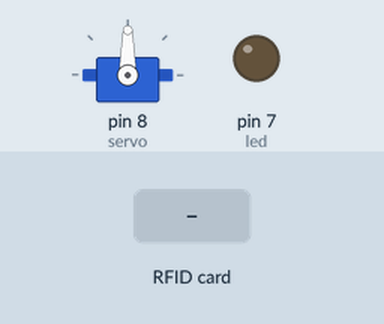
This sketch was run on a simulated Arduino Uno, built with avr-gcc and run on an emulated ATmega328P. On the bench: servo, output pins drawn as LEDs (lit = HIGH). The test bench sets the inputs (shaded band). Pins used as bus, display or sensor lines are not drawn; what the sketch prints to the serial monitor is not drawn.

Above: at 1.7 s.
1.8 s: RFID card D3 F7 B4 0F held to the reader
At 2.7 s:
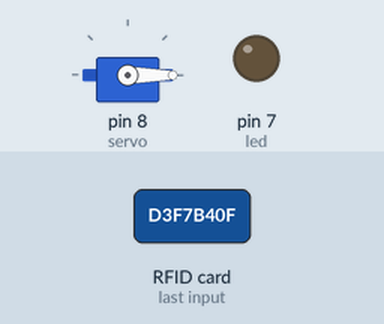
Timing chart, 0 to 8.3 s (numbered marks = the images above; inputs shaded):
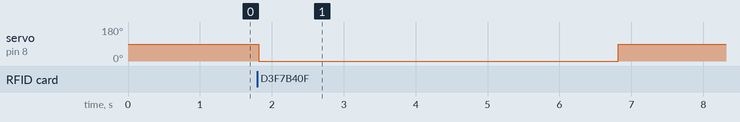

The sketch:

GUI_XE_RFID.ino
```cpp
#include <Servo.h>
#include <MFRC522.h>
#include <SPI.h>
#define SS_PIN 10
#define RST_PIN 9
MFRC522 mfrc522(SS_PIN, RST_PIN); // Tạo thể hiện của MFRC522
Servo servo; // Tạo thể hiện của servo
char* allowedCard1 = "D3F7B40F"; // Thay thế bằng UID của thẻ được phép
#define led 7
void setup() {
  Serial.begin(9600); // Khởi tạo giao tiếp serial
  SPI.begin(); // Khởi tạo bus SPI
  mfrc522.PCD_Init(); // Khởi tạo MFRC522
  servo.attach(8); // Kết nối servo với chân 8
  servo.write(90); // Đặt vị trí ban đầu của servo ở 90 độ
  pinMode(led, OUTPUT);
  digitalWrite(led, LOW);
  delay(500); // Chờ servo di chuyển
}
void loop() {
  if (mfrc522.PICC_IsNewCardPresent() && mfrc522.PICC_ReadCardSerial()) {
    // Nếu có thẻ mới và đọc thành công
    Serial.println("RFID được phát hiện!");
    String uid = "";
    for (byte i = 0; i < mfrc522.uid.size; i++) {
      if (mfrc522.uid.uidByte[i] < 0x10) {
        uid += "0"; // Thêm số 0 đầu nếu byte nhỏ hơn 0x10
      }
      uid += String(mfrc522.uid.uidByte[i], HEX);
    }
    uid.toUpperCase(); // Chuyển sang chữ in hoa
    Serial.print("UID: ");
    Serial.println(uid);

    if (uid.equals(allowedCard1)) {
      // Nếu UID trùng với bất kỳ thẻ nào được phép
      Serial.println("Truy cập được phép!");
      servo.write(0); // Di chuyển servo về 0 độ
      delay(5000); // Chờ 5 giây
      servo.write(90); // Di chuyển servo về 90 độ
      delay(500); // Chờ servo di chuyển
    } else {
      // Nếu UID không trùng với bất kỳ thẻ nào được phép
      digitalWrite(led, HIGH);
      Serial.println("Truy cập bị từ chối!");
      delay(2000);
      digitalWrite(led, LOW);
    }

    mfrc522.PICC_HaltA(); // Dừng PICC
    mfrc522.PCD_StopCrypto1(); // Dừng mã hóa trên PCD
  } else {
    // Nếu không có thẻ mới được phát hiện
    Serial.println("Không có RFID được phát hiện");
  }
  delay(100); // Đợi một chút giữa các vòng lặp
}
```

Measured:
- after the input at 1.8 s, servo on pin 8 (servo): 90° → 0° at once, → 90° 5.0 s later
